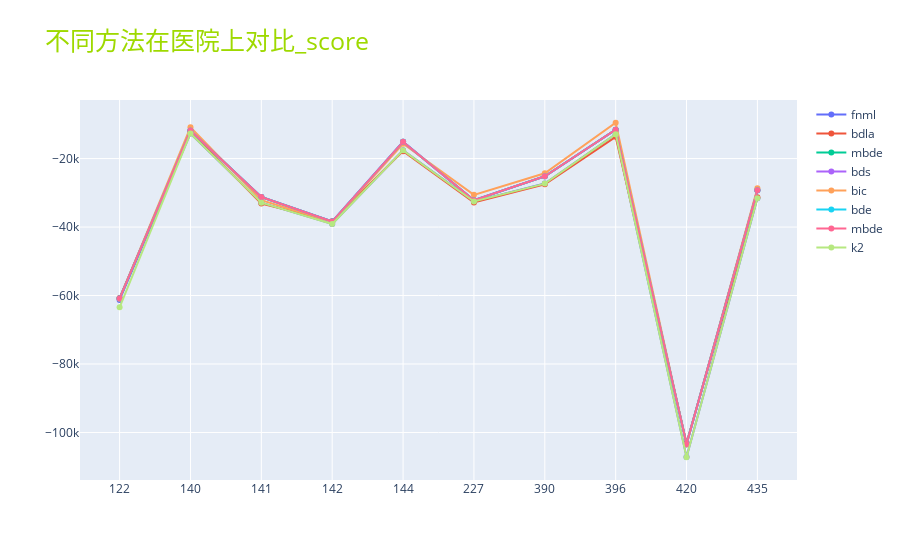

The code cell stored with this chart in its notebook:
### Code cell
score_name = ["socre"]
idx=  4
plot_data = []
for i,j in zip(mth_list,scr):
    trace = go.Scatter(x =  np.arange(1,hos_length+1),y =np.array(i.iloc[idx,:]),name = j,mode = "lines+markers")
    plot_data.append(trace)
layout = go.Layout(
    xaxis=dict(
            tickvals =  np.arange(1,hos_length+1),
            ticktext=hos_id),
    
        title='不同方法在医院上对比_score',
        titlefont={
        'size':25,
        'color':'#9ed900'
     })
fig = go.Figure(data=plot_data,layout=layout)
iplot(fig)

### Figure 1 — Plotly figure (JSON) as saved in the notebook; plotly's stock layout.template omitted (floating-point values rounded to 4 significant figures)
{"data": [{"mode": "lines+markers", "name": "fnml", "type": "scatter", "x": [1, 2, 3, 4, 5, 6, 7, 8, 9, 10], "y": [-61290.0, -12660.0, -32900.0, -39090.0, -17580.0, -32520.0, -27280.0, -12860.0, -107100.0, -31570.0]}, {"mode": "lines+markers", "name": "bdla", "type": "scatter", "x": [1, 2, 3, 4, 5, 6, 7, 8, 9, 10], "y": [-60710.0, -12140.0, -33140.0, -38310.0, -17830.0, -32830.0, -27510.0, -13660.0, -103100.0, -31310.0]}, {"mode": "lines+markers", "name": "mbde", "type": "scatter", "x": [1, 2, 3, 4, 5, 6, 7, 8, 9, 10], "y": [-60880.0, -11810.0, -31230.0, -38400.0, -15120.0, -32180.0, -25180.0, -11580.0, -103400.0, -29270.0]}, {"mode": "lines+markers", "name": "bds", "type": "scatter", "x": [1, 2, 3, 4, 5, 6, 7, 8, 9, 10], "y": [-60880.0, -11800.0, -31220.0, -38390.0, -15070.0, -32150.0, -25170.0, -11570.0, -103300.0, -29260.0]}, {"mode": "lines+markers", "name": "bic", "type": "scatter", "x": [1, 2, 3, 4, 5, 6, 7, 8, 9, 10], "y": [-60940.0, -10860.0, -32130.0, -38520.0, -15670.0, -30600.0, -24310.0, -9538.0, -103500.0, -28640.0]}, {"mode": "lines+markers", "name": "bde", "type": "scatter", "x": [1, 2, 3, 4, 5, 6, 7, 8, 9, 10], "y": [-60880.0, -11810.0, -31230.0, -38400.0, -15120.0, -32180.0, -25180.0, -11580.0, -103400.0, -29270.0]}, {"mode": "lines+markers", "name": "mbde", "type": "scatter", "x": [1, 2, 3, 4, 5, 6, 7, 8, 9, 10], "y": [-60880.0, -11810.0, -31230.0, -38400.0, -15120.0, -32180.0, -25180.0, -11580.0, -103400.0, -29270.0]}, {"mode": "lines+markers", "name": "k2", "type": "scatter", "x": [1, 2, 3, 4, 5, 6, 7, 8, 9, 10], "y": [-63430.0, -12670.0, -32890.0, -39120.0, -17590.0, -32540.0, -27310.0, -12870.0, -107200.0, -31580.0]}], "layout": {"title": {"font": {"color": "#9ed900", "size": 25}, "text": "不同方法在医院上对比_score"}, "xaxis": {"ticktext": [122, 140, 141, 142, 144, 227, 390, 396, 420, 435], "tickvals": [1, 2, 3, 4, 5, 6, 7, 8, 9, 10]}}}
